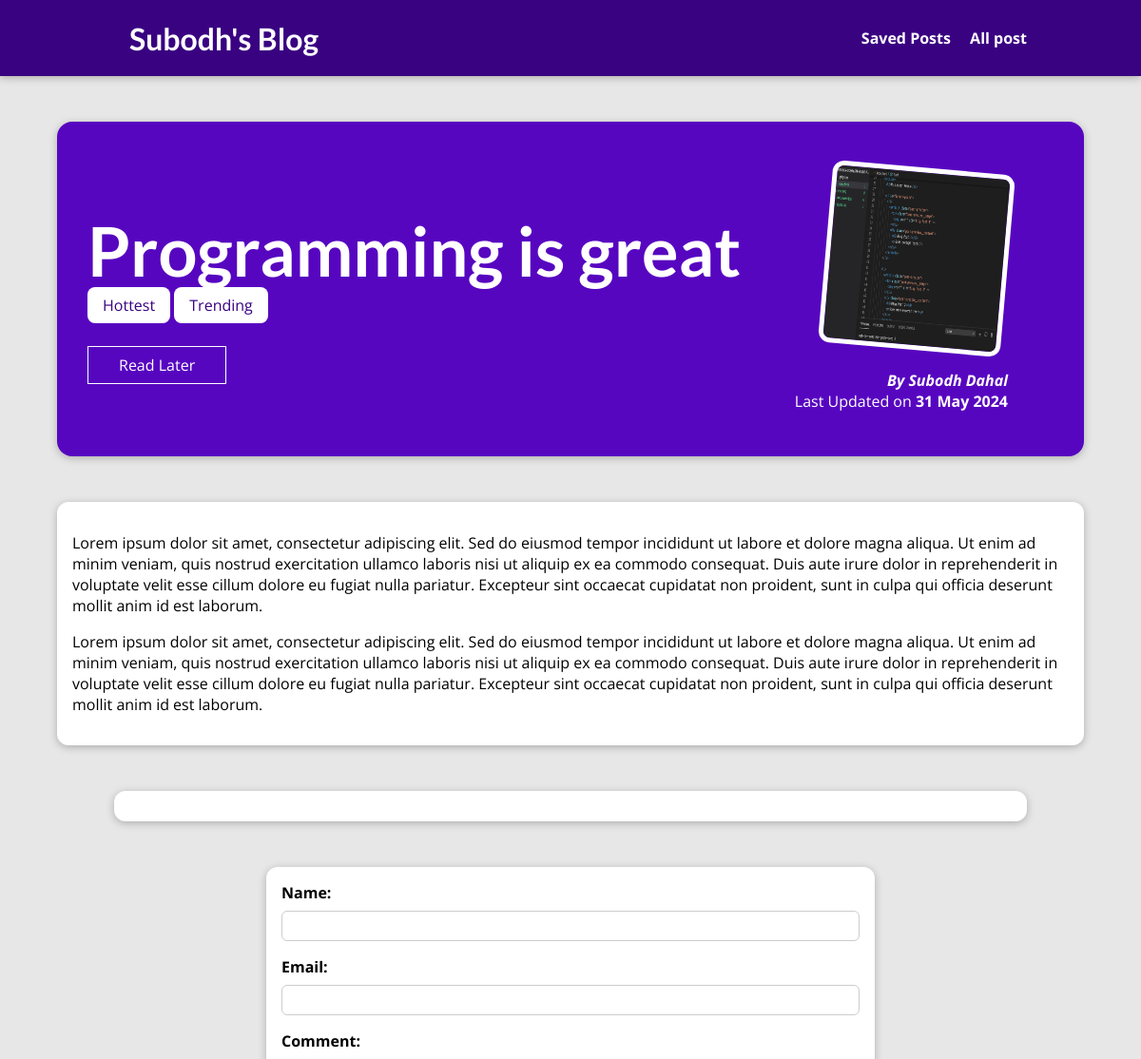
The page /post/programming-is-great (upper part) on the database as committed earlier.
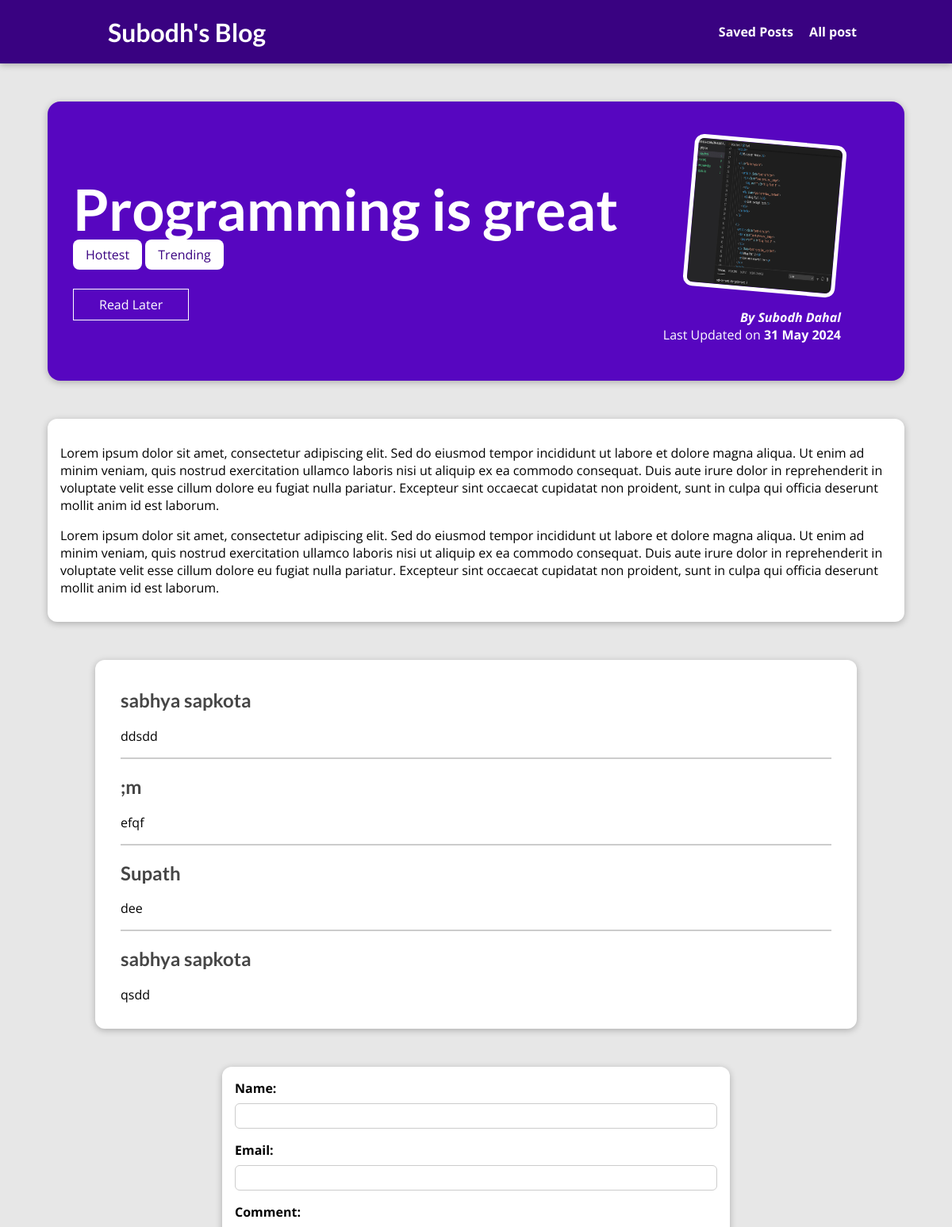
The same page on the database as committed later.
### blogs/models.py (models this page shows, shortened)
class Tag(models.Model):
    caption = models.CharField(max_length=20)
    def __str__(self) :
        return f"{self.caption}"

class UserComments(models.Model):
    full_name = models.CharField(max_length=100)
    email = models.EmailField()
    comment = models.TextField()
    post = models.ForeignKey(Post,on_delete=models.CASCADE, null= True, related_name="comment")
    class Meta:
        verbose_name_plural = "UserComments"

### blogs/views.py (the view, shortened to what this page needs)
# urls.py: path("post/<slug:slug>",views.PostDetail.as_view(),name="post-detail-page"),
class PostDetail(View):
    def is_stored_post(self,request,post_id):
        stored_post = request.session.get("stored_posts")
        if stored_post is not None:
            is_saved_for_later = post_id in stored_post
            print(is_saved_for_later)
        else:
            is_saved_for_later = False
        return is_saved_for_later
    def get(self,request,slug):
        post = Post.objects.get(slug=slug)
        context = {
            "one_post" : post,
            "post_tags" : post.tag.all(),
            "form" : CommentForm,
            "comments" : post.comment.all().order_by('-id'),
            "is_saved" : self.is_stored_post(request,post.id)
        }
        return render(request,"blogs/post-detail.html",context)

### blogs/models.py (called while the page is built)
    def __str__(self):
        return f"{self.first_name} {self.last_name}"

### blogs/templates/blogs/post-detail.html (shortened to what this page needs)
{% extends "base.html" %}
{% load static %}
{% block "css-links" %}
<link rel="stylesheet" href="{%static "blogs/post-detail.css"%}">
{% endblock  %}
{% block "page-contents" %}
   <section id = "summary">
    <h2>{{one_post.title}}</h2>
    <div>
        {% for tag in post_tags %}
            <span class="tag">{{tag}}</span>
        {% endfor %}
    </div>
    <div id = "read-later">
        <form action="{%url "later-view"%}" method="POST">
            <button>
                {% if is_saved %}
                Remove form Saved
                {% else %}
                Read Later
                {% endif %}
            </button>
        </form>
    </div>
    <article>
        <img src="{{one_post.image.url}}" alt="{{one_post.title}}">
        <address>By <a href="mailto:{{one_post.author.email}}">{{one_post.author|title}}</a></address>
        <div>
            Last Updated on <time>{{one_post.date| date:"d M Y"}}</time>
        </div>
    </article>
   </section>
   <main>
    <p>
        {{one_post.content|linebreaks}}
    </p>
   </main>
   <section id="comments">
    <ul>
        {% for comment in comments  %}
          <li>
            <h2>{{comment.full_name}}</h2>
            <p>{{comment.comment|linebreaks}}</p>
          </li>
        {% endfor %}
    </ul>
   </section>
   <section id="comment-form">
    <form action="{%url "post-detail-page" one_post.slug%}" method ="POST">
        {% for fields in form %}
        <div class="form-control {% if fields.errors %}invalid{% endif %}">
            {{fields.label_tag}}
            {{fields}}
        </div>
        {% endfor %}
    </form>
   </section>
{% endblock  %}

Rows that differ between the two databases and show on the page:
added UserComments: full_name "sabhya sapkota", comment "ddsdd"
added UserComments: full_name ";m", comment "efqf"
added UserComments: full_name "Supath", comment "dee"
added UserComments: full_name "sabhya sapkota", comment "qsdd"
